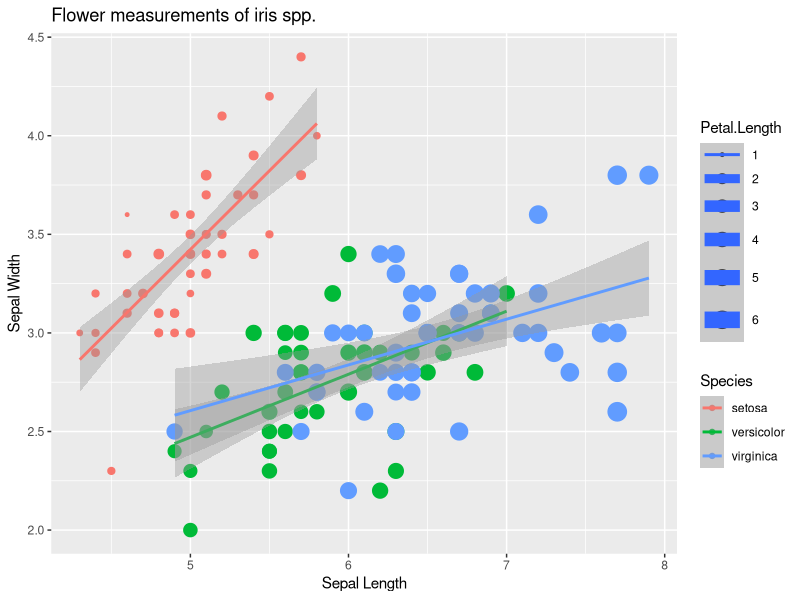
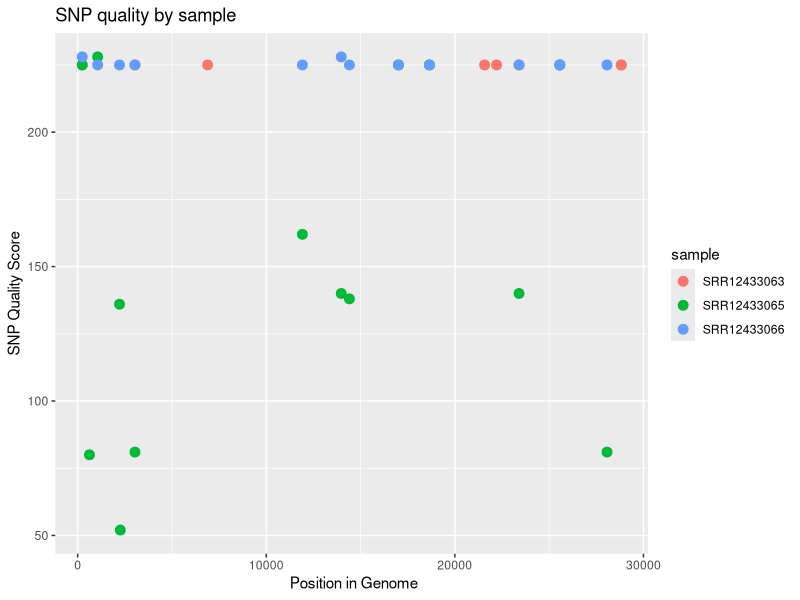

The R script that drew these images, in order:
# A script to parse and make some plots of example SARS-CoV-2 SNP data

# Kim Medina
# ctmedina2@dons.usfca.edu
# Sept. 18, 2024

# load packages
library(ggplot2)
library(dplyr)

# load in SNP data
snp_data <- read.csv("data/sample_snp_data.csv")

# use dplyr to subset out just the first sample from the data
sample_SRR12433063 <- snp_data %>%
  filter(sample == "SRR12433063")

# use group_by and summarize to calculate mean of the qual column
# but grouped by sample
snp_data %>%
  group_by(sample) %>%
  summarise(mean_quality = mean(qual),
            sd_quality = sd(qual))

# use group_by and summarize to get a count of the number high quality
# SNPs in each of the sample
snp_data %>%
  filter(qual > 175) %>%
  group_by(sample) %>%
  tally()

# use select to pull out only a few columns of interest
snp_data %>%
  select(sample, pos, ref, alt)

# introducing ggplot (gg = grammar of graphics)
ggplot(data = iris,
       aes(x = Sepal.Length,
           y = Sepal.Width,
           color = Species,
           size = Petal.Length)) +
  geom_point() +
  geom_smooth(method = "lm") +
  # line below changes to colorblind friendly when ran
  # scale_color_viridis_d() +
  labs(title = "Flower measurements of iris spp.",
       x = "Sepal Length",
       y = "Sepal Width")

# put together dplyr and ggplot to visualize
# the quality score of a SNP call by position in the genome
# colored by sample, but only for SNPs with quality > 150
snp_data %>%
  filter(qual > 20) %>%
  # if you wanna filter further, use lines below
  # filter(pos > 8000) %>%
  # filter(pos < 20000) %>%
  ggplot(aes(x = pos,
             y = qual,
             color = sample)) +
  geom_point(size = 3) +
  labs(x = " Position in Genome",
       y = "SNP Quality Score",
       title = "SNP quality by sample")

